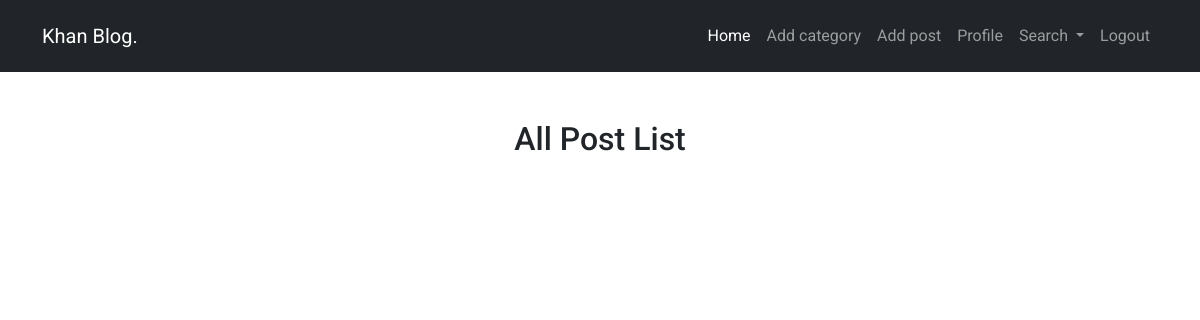
The page /author/all-posts-by-user/ (signed in) on the database as committed earlier.
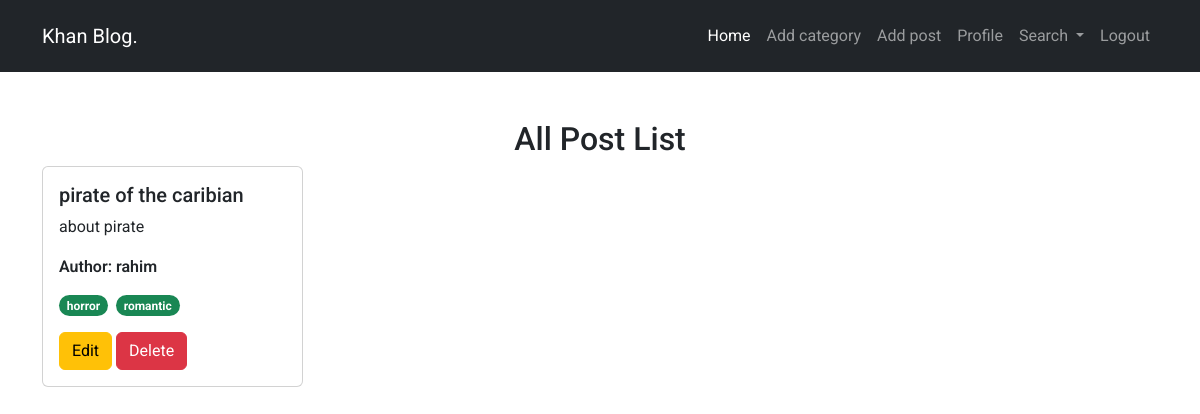
The same page on the database as committed later.
### post/models.py (models this page shows, shortened)
class Post(models.Model):
  title = models.CharField(max_length = 100)
  content = models.TextField()
  categories = models.ManyToManyField(Categories)
  author = models.ForeignKey(User, on_delete = models.CASCADE)
  image = models.ImageField(upload_to='', blank = True, null = True)

### categories/models.py (models this page shows)
class Categories(models.Model):
  name = models.CharField(max_length = 50)
  slug = models.SlugField(max_length = 50, null = True, blank = True, unique = True)
  def __str__(self):
    return self.name

### author/views.py (the view)
# urls.py: path('all-posts-by-user/', views.all_posts_by_user, name = 'all-posts-by-user'),
@login_required
def all_posts_by_user(req):
  posts = Post.objects.filter(author = req.user)
  return render(req, 'author/all_posts_by_user.html', {'data': posts})

### author/templates/author/all_posts_by_user.html (shortened to what this page needs)
{% extends "base.html" %}
{% block maincontent %}
  <section class="container py-5">
    <div class="row">
      <div class="col-12">
        <h2 class="text-center">All Post List</h2>
      </div>
    </div>
    <div class="row blog_posts_content">
      {% for item in data %}
        <div class="col-lg-3 mb-2">
          <div class="card">
            <div class="card-body">
              <h5 class="card-title">{{item.title}}</h5>
              <p class="card-text">{{item.content}}</p>
              <p class="fw-semibold">Author: {{item.author}}</p>
              <div class="mb-3 d-flex gap-2 flex-wrap">
                {% for name in item.categories.all %}
                <span class="badge rounded-pill text-bg-success">{{name}}</span>
                {% endfor %}
              </div>
              <div>
                <button class="btn btn-warning">
                  <a class="nav-link" href="{% url 'edit-post' item.id %}">Edit</a>
                </button>
                <button class="btn btn-danger">
                  <a class="nav-link" href="{% url 'delete-post' item.id %}">Delete</a>
                </button>
              </div>
            </div>
          </div>
        </div>
      {% endfor %}
    </div>
  </section>
{% endblock %}

Rows that differ between the two databases and show on the page:
added Post: title "pirate of the caribian", content "about pirate", author "rahim"
added Categories: name "horror"
added Categories: name "romantic"
